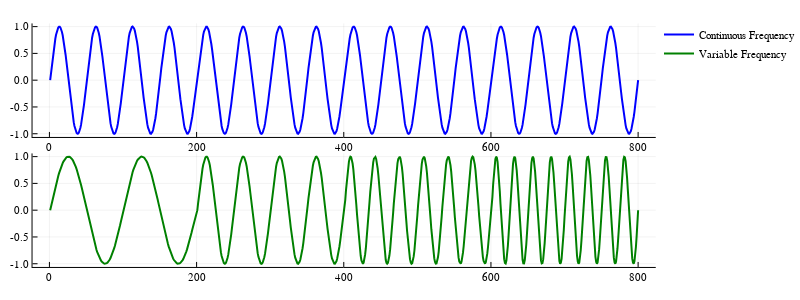

Notebook cell for this chart:
### Code cell
fs = 100
y_cont = multi_sin_wave([2,2,2,2], [1,1,1,1], fs, [2,2,2,2])
y_var = multi_sin_wave([1,2,3,4], [1,1,1,1], fs, [2,2,2,2])

plot([y_cont, y_var], layout = (2,1), lab = ["Continuous Frequency" "Variable Frequency"], lc = [:blue :green])

### Figure 1 — Plotly figure (JSON) as saved in the notebook; plotly's stock layout.template omitted (floating-point values rounded to 4 significant figures; data arrays with more than 128 entries replaced by an {"elided": "..."} marker saying what was removed)
{"data": [{"colorbar": {"title": ""}, "legendgroup": "Continuous Frequency", "line": {"color": "rgba(0, 0, 255, 1.000)", "dash": "solid", "shape": "linear", "width": 2}, "mode": "lines", "name": "Continuous Frequency", "showlegend": true, "type": "scatter", "x": {"elided": "800 int values"}, "xaxis": "x1", "y": {"elided": "800 float values"}, "yaxis": "y1", "zmax": null, "zmin": null}, {"colorbar": {"title": ""}, "legendgroup": "Variable Frequency", "line": {"color": "rgba(0, 128, 0, 1.000)", "dash": "solid", "shape": "linear", "width": 2}, "mode": "lines", "name": "Variable Frequency", "showlegend": true, "type": "scatter", "x": {"elided": "800 int values"}, "xaxis": "x2", "y": {"elided": "800 float values"}, "yaxis": "y2", "zmax": null, "zmin": null}], "layout": {"annotations": [], "height": 300, "legend": {"bgcolor": "rgba(255, 255, 255, 1.000)", "bordercolor": "rgba(0, 0, 0, 1.000)", "font": {"color": "rgba(0, 0, 0, 1.000)", "family": "sans-serif", "size": 11}, "tracegroupgap": 0, "x": 1, "y": 1}, "margin": {"b": 20, "l": 0, "r": 0, "t": 20}, "paper_bgcolor": "rgba(255, 255, 255, 1.000)", "plot_bgcolor": "rgba(255, 255, 255, 1.000)", "showlegend": true, "width": 800, "xaxis1": {"anchor": "y1", "domain": [0.04937, 0.9951], "gridcolor": "rgba(0, 0, 0, 0.100)", "gridwidth": 0.5, "linecolor": "rgba(0, 0, 0, 1.000)", "mirror": false, "range": [-22.97, 824.0], "showgrid": true, "showline": true, "showticklabels": true, "tickangle": 0, "tickcolor": "rgb(0, 0, 0)", "tickfont": {"color": "rgba(0, 0, 0, 1.000)", "family": "sans-serif", "size": 11}, "tickmode": "array", "ticks": "inside", "ticktext": ["0", "200", "400", "600", "800"], "tickvals": [0, 200, 400, 600, 800], "title": "", "titlefont": {"color": "rgba(0, 0, 0, 1.000)", "family": "sans-serif", "size": 15}, "type": "-", "visible": true, "zeroline": false, "zerolinecolor": "rgba(0, 0, 0, 1.000)"}, "xaxis2": {"anchor": "y2", "domain": [0.04937, 0.9951], "gridcolor": "rgba(0, 0, 0, 0.100)", "gridwidth": 0.5, "linecolor": "rgba(0, 0, 0, 1.000)", "mirror": false, "range": [-22.97, 824.0], "showgrid": true, "showline": true, "showticklabels": true, "tickangle": 0, "tickcolor": "rgb(0, 0, 0)", "tickfont": {"color": "rgba(0, 0, 0, 1.000)", "family": "sans-serif", "size": 11}, "tickmode": "array", "ticks": "inside", "ticktext": ["0", "200", "400", "600", "800"], "tickvals": [0, 200, 400, 600, 800], "title": "", "titlefont": {"color": "rgba(0, 0, 0, 1.000)", "family": "sans-serif", "size": 15}, "type": "-", "visible": true, "zeroline": false, "zerolinecolor": "rgba(0, 0, 0, 1.000)"}, "yaxis1": {"anchor": "x1", "domain": [0.5502, 0.9869], "gridcolor": "rgba(0, 0, 0, 0.100)", "gridwidth": 0.5, "linecolor": "rgba(0, 0, 0, 1.000)", "mirror": false, "range": [-1.06, 1.06], "showgrid": true, "showline": true, "showticklabels": true, "tickangle": 0, "tickcolor": "rgb(0, 0, 0)", "tickfont": {"color": "rgba(0, 0, 0, 1.000)", "family": "sans-serif", "size": 11}, "tickmode": "array", "ticks": "inside", "ticktext": ["-1.0", "-0.5", "0.0", "0.5", "1.0"], "tickvals": [-1, -0.5, 0, 0.5, 1], "title": "", "titlefont": {"color": "rgba(0, 0, 0, 1.000)", "family": "sans-serif", "size": 15}, "type": "-", "visible": true, "zeroline": false, "zerolinecolor": "rgba(0, 0, 0, 1.000)"}, "yaxis2": {"anchor": "x2", "domain": [0.05016, 0.4869], "gridcolor": "rgba(0, 0, 0, 0.100)", "gridwidth": 0.5, "linecolor": "rgba(0, 0, 0, 1.000)", "mirror": false, "range": [-1.06, 1.06], "showgrid": true, "showline": true, "showticklabels": true, "tickangle": 0, "tickcolor": "rgb(0, 0, 0)", "tickfont": {"color": "rgba(0, 0, 0, 1.000)", "family": "sans-serif", "size": 11}, "tickmode": "array", "ticks": "inside", "ticktext": ["-1.0", "-0.5", "0.0", "0.5", "1.0"], "tickvals": [-1, -0.5, 0, 0.5, 1], "title": "", "titlefont": {"color": "rgba(0, 0, 0, 1.000)", "family": "sans-serif", "size": 15}, "type": "-", "visible": true, "zeroline": false, "zerolinecolor": "rgba(0, 0, 0, 1.000)"}}}
